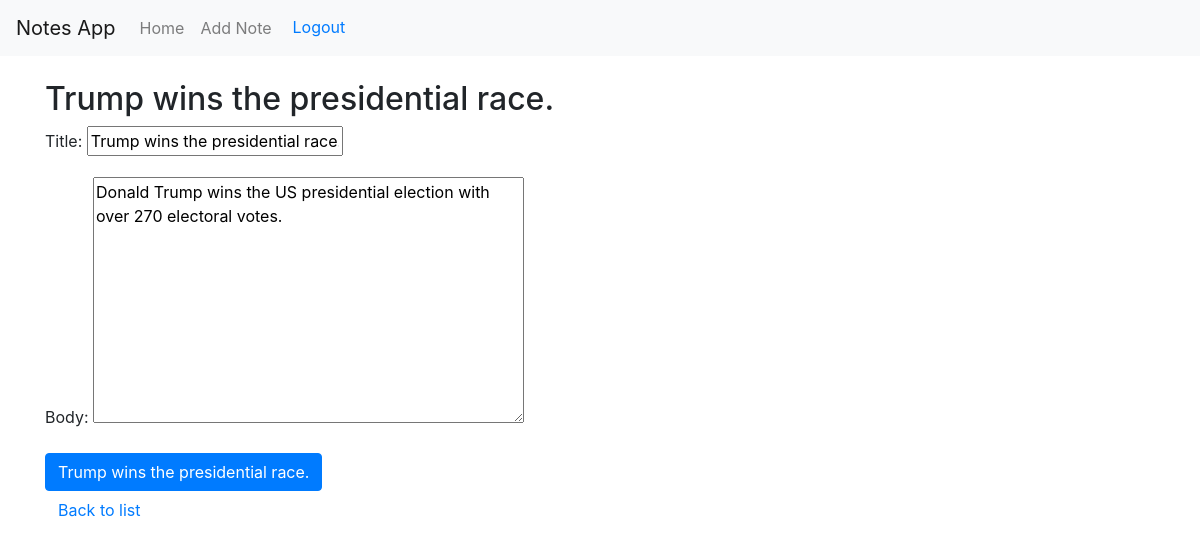
/note/4/edit/ (signed in), run on the app's committed database.
### notes/models.py (models this page shows, shortened)
class Note(models.Model):
    title = models.CharField(max_length=100)
    body = models.TextField()
    created_at = models.DateTimeField(auto_now_add=True)
    updated_at = models.DateTimeField(auto_now=True)
    user = models.ForeignKey(User, on_delete=models.CASCADE, related_name='notes')

### notes/views.py (the view)
# urls.py: path('note/<int:pk>/edit/', NoteUpdateView.as_view(), name='note_edit'),
class NoteUpdateView(LoginRequiredMixin, SuccessMessageMixin, UpdateView):
    model = Note
    fields = ['title', 'body']
    template_name = 'notes/note_form.html'
    success_url = reverse_lazy('notes:note_list')
    success_message = "Note updated successfully."
    def get_queryset(self):
        return Note.objects.filter(user=self.request.user)

### notes/templates/notes/note_form.html (shortened to what this page needs)
{% extends 'base_generic.html' %}
{% block content %}
<h2>{{ view.object.title|default:"Add Note" }}</h2>
<form method="post">
    {{ form.as_p }}
    <button type="submit" class="btn btn-primary">{{ view.object.title|default:"Add" }}</button>
</form>
<a class="btn btn-link" href="{% url 'notes:note_list' %}">Back to list</a>
{% endblock %}

### data on the page
Note: object "Trump wins the presidential race.", title "Trump wins the presidential race.", body "Donald Trump wins the US presidential election with over 270 electoral votes."
